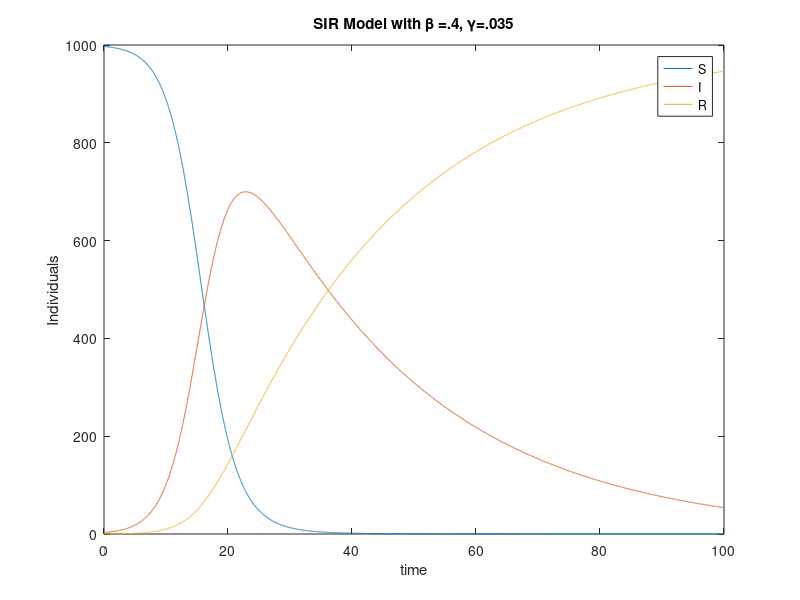

MATLAB code for this plot:
%{
This script outputs a graph of the SIR model using Euler's method.

The system of DEs is:
dS/dt=-B*I*S/N
dI/dt=B*I*S/N-GI-MI
dR/dt=GI

S is susceptible
I is infected
R is recovered
N is total population

At any time, S+I+R=N
and dS/dt+dI/dt+dR/dt=0

%}

clear;
N=1000; % Population size
h=.01; % Step size

I(1)=3; % initial infected
S(1)=N-I(1); % initial susceptible
R(1)=0; % intial recovered

B=.4; % this is beta
G=.035; % this is gamma

n=10000; % number of t-values
t_max=h*n; % adjust n and h to adjust t_max

t=0:h:t_max;

for i=1:n
    S(i+1)=S(i)+h*(-1*B*I(i)*S(i))/N;
    I(i+1)=I(i)+h*((B*I(i)*S(i))/N-(G)*I(i));
    R(i+1)=R(i)+h*G*I(i);
end

plot(t,S,t,I,t,R)
legend('S','I','R');
xlabel('time');
ylabel('Individuals');
title('SIR Model with \beta =.4, \gamma=.035');
